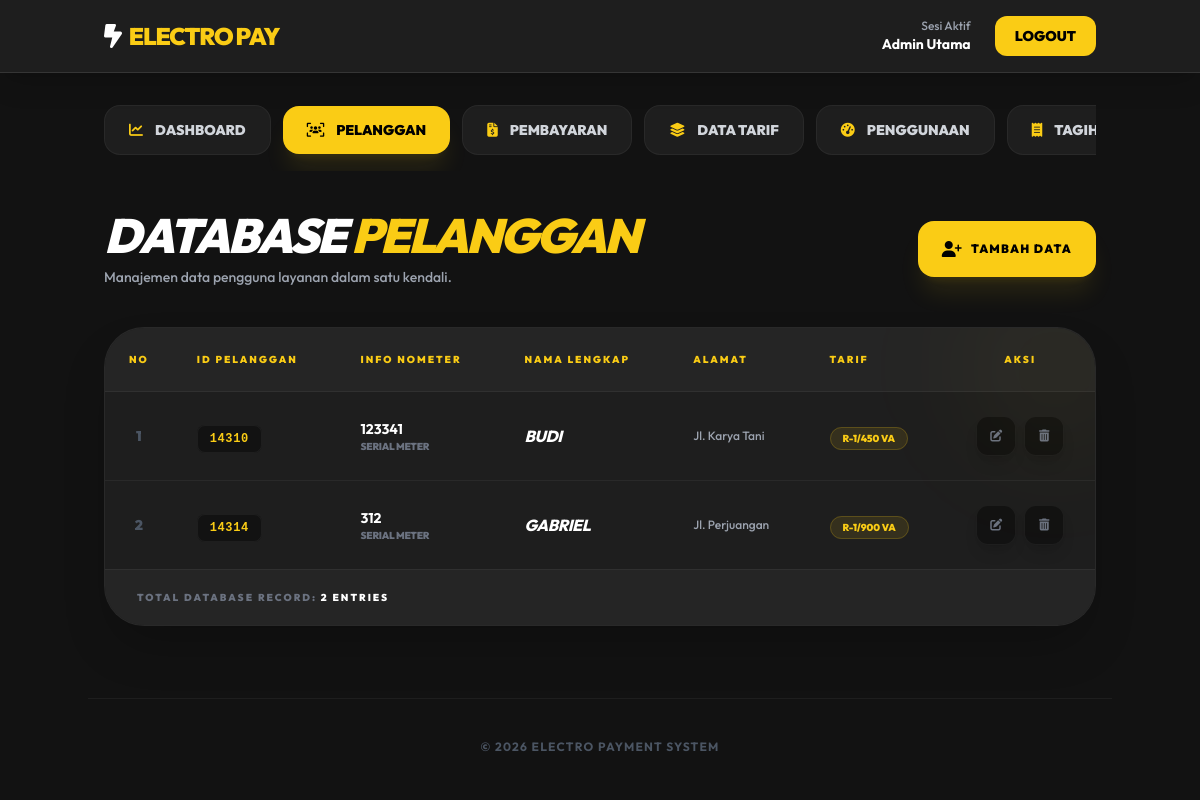
The page /index.php?page=pelanggan (signed in) on the database its author committed.
### tables this page shows
CREATE TABLE `payment_pelanggan` (
  `id` int(10) NOT NULL,
  `id_pelanggan` varchar(100) DEFAULT NULL,
  `nometer` varchar(50) NOT NULL,
  `nama` varchar(50) NOT NULL,
  `alamat` text NOT NULL,
  `kodetarif` varchar(50) NOT NULL
);

### data_pelanggan.php (the view)
<?php
$query = mysqli_query($koneksi, "SELECT * FROM payment_pelanggan ORDER BY id DESC") or die(mysqli_error($koneksi));
?>
<div class="mb-10 flex flex-col md:flex-row justify-between items-start md:items-center gap-6 animate-fadeIn">
    <div>
        <h2 class="text-3xl md:text-5xl font-black uppercase italic tracking-tighter text-white">
            Database <span class="text-yellow-400">Pelanggan</span>
        </h2>
        <p class="text-gray-400 mt-2 font-medium text-sm">Manajemen data pengguna layanan dalam satu kendali.</p>
    </div>
    <div class="flex gap-3 w-full md:w-auto">
        <a href="form_add_pelanggan.php" class="flex-grow md:flex-none flex items-center justify-center gap-2 bg-yellow-400 hover:bg-yellow-500 text-black px-6 py-4 rounded-2xl font-black text-xs transition transform hover:scale-105 shadow-xl shadow-yellow-400/10 uppercase tracking-widest">
            <i class="fa-solid fa-user-plus text-base"></i> Tambah Data
        </a>
    </div>
</div>
<div class="bg-[#1e1e1e] rounded-[2.5rem] border border-white/5 overflow-hidden shadow-2xl relative group">
    <div class="absolute -top-10 -right-10 w-40 h-40 bg-yellow-400/5 rounded-full blur-3xl group-hover:bg-yellow-400/10 transition"></div>
    <div class="overflow-x-auto">
        <table class="w-full text-left border-collapse">
            <thead>
                <tr class="bg-[#252525] border-b border-white/5">
                    <th class="px-6 py-6 text-[10px] font-black text-yellow-400 uppercase tracking-[0.2em] text-center w-16">No</th>
                    <th class="px-6 py-6 text-[10px] font-black text-yellow-400 uppercase tracking-[0.2em]">ID Pelanggan</th>
                    <th class="px-6 py-6 text-[10px] font-black text-yellow-400 uppercase tracking-[0.2em]">Info Nometer</th>
                    <th class="px-6 py-6 text-[10px] font-black text-yellow-400 uppercase tracking-[0.2em]">Nama Lengkap</th>
                    <th class="px-6 py-6 text-[10px] font-black text-yellow-400 uppercase tracking-[0.2em]">Alamat</th>
                    <th class="px-6 py-6 text-[10px] font-black text-yellow-400 uppercase tracking-[0.2em]">Tarif</th>
                    <th class="px-6 py-6 text-[10px] font-black text-yellow-400 uppercase tracking-[0.2em] text-center">Aksi</th>
                </tr>
            </thead>
            <tbody class="divide-y divide-white/5">
                <?php
                $no = 1;
                if(mysqli_num_rows($query) > 0) {
                    while ($row = mysqli_fetch_array($query)) {
                ?>
                <tr class="hover:bg-white/[0.02] transition-colors group">
                    <td class="px-6 py-6 text-sm font-black text-gray-600 text-center"><?= $no; ?></td>
                    <td class="px-6 py-6">
                        <span class="bg-[#121212] px-3 py-1.5 rounded-lg border border-white/5 font-mono text-xs font-bold text-yellow-400 tracking-wider">
                            <?= $row['id_pelanggan']; ?>
                        </span>
                    </td>
                    <td class="px-6 py-6">
                        <p class="text-white font-bold text-sm"><?= $row['nometer']; ?></p>
                        <p class="text-[10px] text-gray-500 uppercase font-black tracking-tight">Serial Meter</p>
                    </td>
                    <td class="px-6 py-6">
                        <span class="text-white font-extrabold tracking-tight italic uppercase"><?= $row['nama']; ?></span>
                    </td>
                    <td class="px-6 py-6">
                        <span class="text-gray-400 text-xs font-medium line-clamp-1 max-w-[150px]"><?= $row['alamat']; ?></span>
                    </td>
                    <td class="px-6 py-6">
                        <span class="px-3 py-1 bg-yellow-400/10 text-yellow-400 text-[10px] font-black rounded-full border border-yellow-400/20 uppercase">
                            <?= $row['kodetarif']; ?>
                        </span>
                    </td>
                    <td class="px-6 py-6 text-center">
                        <div class="flex items-center justify-center gap-2">
                            <a href="form_edit_pelanggan.php?Id=<?= $row['id']; ?>" class="w-10 h-10 flex items-center justify-center bg-[#121212] hover:bg-white text-gray-500 hover:text-black rounded-xl transition-all border border-white/5 shadow-lg">
                                <i class="fa-solid fa-pen-to-square text-xs"></i>
                            </a>
                            <a href="delete_data_pelanggan.php?Id=<?= $row['id']; ?>" onclick="return confirm('Yakin hapus data ini?')" class="w-10 h-10 flex items-center justify-center bg-[#121212] hover:bg-red-500 text-gray-500 hover:text-white rounded-xl transition-all border border-white/5 shadow-lg">
                                <i class="fa-solid fa-trash-can text-xs"></i>
                            </a>
                        </div>
                    </td>
                </tr>
                <?php
                    $no++;
                    }
                } else {
                    echo "<tr><td colspan='7' class='px-6 py-10 text-center text-gray-500 italic'>Belum ada data pelanggan.</td></tr>";
                }
                ?>
            </tbody>
        </table>
    </div>
    <div class="bg-[#252525] px-8 py-5 border-t border-white/5">
        <p class="text-[10px] font-black text-gray-500 uppercase tracking-[0.2em]">
            Total Database Record: <span class="text-white"><?= mysqli_num_rows($query); ?> Entries</span>
        </p>
    </div>
</div>

### index.php (style rules this page uses)
body { font-family: 'Outfit', sans-serif; }
.animate-fadeIn { animation: fadeIn 0.4s ease-out forwards; }

### rows shown on the page
payment_pelanggan: id_pelanggan "14310", nometer "123341", nama "BUDI", alamat "Jl. Karya Tani", kodetarif "R-1/450 VA"
payment_pelanggan: id_pelanggan "14314", nometer "312", nama "GABRIEL", alamat "Jl. Perjuangan", kodetarif "R-1/900 VA"

### other values the page prints
mysqli_num_rows($query) "2"
